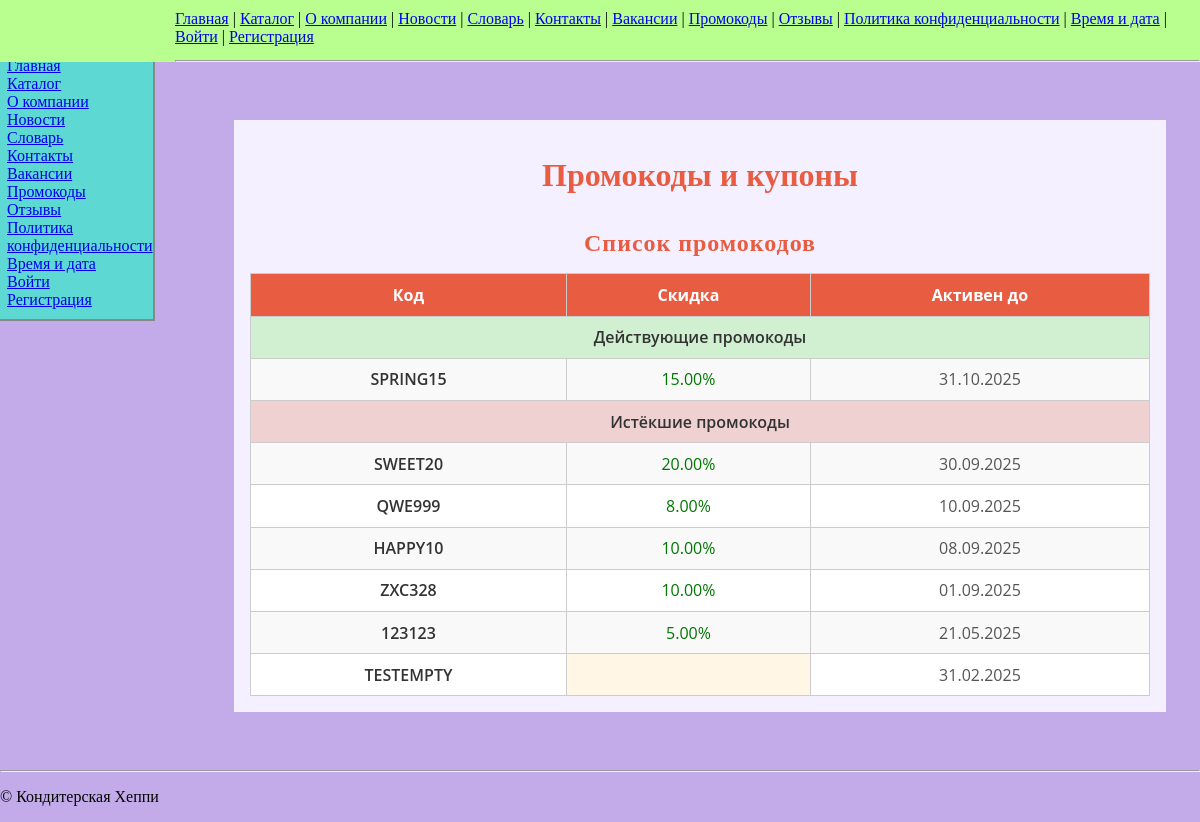
Page /promocodes/ on the committed database.
### shop/models.py (models this page shows, shortened)
class PromoCode(models.Model):
    code       = models.CharField(max_length=50, unique=True)
    discount   = models.DecimalField(max_digits=5, decimal_places=2)
    created_at = models.DateTimeField(auto_now_add=True)
    expires_at = models.DateTimeField(null=True, blank=True)
    @property
    def is_active(self):
        from django.utils import timezone
        if self.expires_at:
            return self.expires_at >= timezone.now()
        return True

### shop/views.py (the view)
# urls.py: re_path(r'^promocodes/$', views.PromoListView.as_view(), name='promocodes'),
class PromoListView(ListView):
    model = PromoCode
    template_name = 'shop/promocodes.html'
    context_object_name = 'promocodes'
    def get_context_data(self, **kwargs):
        context = super().get_context_data(**kwargs)
        now = timezone.now()
        all_codes = PromoCode.objects.all().order_by('-expires_at')
        context['active_promocodes'] = [p for p in all_codes if p.is_active]
        context['expired_promocodes'] = [p for p in all_codes if not p.is_active]
        return context

### shop/templates/shop/promocodes.html (shortened to what this page needs)
{% extends 'base.html' %}
{% block content %}
<div class="promocodes-page">
  <h1>Промокоды и купоны</h1>
  <h2>Список промокодов</h2>
  <table class="promocode-table">
    <thead>
      <tr>
        <th id="code">Код</th>
        <th id="discount">Скидка</th>
        <th id="expires">Активен до</th>
      </tr>
    </thead>
    <tbody>
      {% if active_promocodes %}
        <tr class="section-header">
          <td colspan="3">Действующие промокоды</td>
        </tr>
        {% for p in active_promocodes %}
          <tr>
            <td headers="code">{{ p.code }}</td>
            <td headers="discount">{{ p.discount }}%</td>
            <td headers="expires">{{ p.expires_at|date:"d.m.Y" }}</td>
          </tr>
        {% endfor %}
      {% endif %}
      {% if expired_promocodes %}
        <tr class="section-header expired">
          <td colspan="3">Истёкшие промокоды</td>
        </tr>
        {% for p in expired_promocodes %}
          <tr>
            <td headers="code">{{ p.code }}</td>
            <td headers="discount">{{ p.discount }}%</td>
            <td headers="expires">{{ p.expires_at|date:"d.m.Y" }}</td>
          </tr>
        {% endfor %}
      {% endif %}
      <tr>
        <td>TESTEMPTY</td>
        <td></td>
        <td>31.02.2025</td>
      </tr>
    </tbody>
  </table>
</div>
{% endblock %}

### static/styles.css (style rules this page uses)
body { min-height: 100vh; margin: 0; background: rgba(102, 40, 201, 0.39); }
h2 { font-family: 'Montserrat', Arial, sans-serif; font-size: 1.5em; margin-top: 36px; margin-bottom: 12px; color: #000000; letter-spacing: 0.04em; }
h1 { text-align: center; }
.promocodes-page { max-width: 900px; margin: 40px auto; padding: 1rem; font-family: 'Open Sans', sans-serif; color: #333; background-color: #f4f0ff; }
.promocodes-page h1, .promocodes-page h2 { text-align: center; color: #e85c41; font-family: 'Playfair Display', serif; }
.promocode-table { width: 100%; border-collapse: collapse; margin-top: 1rem; text-align: center; }
.promocode-table th, .promocode-table td { border: 1px solid #ccc; padding: 0.6rem 0.8rem; vertical-align: middle; }
.promocode-table th { background: #e85c41; color: white; font-weight: bold; }
.promocode-table tbody tr:nth-child(even) { background: #f9f9f9; }
.promocode-table tbody tr:nth-child(odd) { background: #ffffff; }
.promocode-table tbody tr.section-header { background: #d1f0d1; font-weight: bold; }
.promocode-table tbody tr.section-header.expired { background: #f0d1d1; }
.promocode-table td:empty { background: #fff6e5; font-style: italic; color: #999; }
.promocode-table td:first-child { font-weight: 600; }
.promocode-table td:nth-child(2) { color: #007700; }
.promocode-table td:nth-child(3) { color: #555555; }

### rows in the picture
PromoCode: code "SPRING15", discount "15.00", expires_at "31.10.2025"
PromoCode: code "SWEET20", discount "20.00", expires_at "30.09.2025"
PromoCode: code "QWE999", discount "8.00", expires_at "10.09.2025"
PromoCode: code "HAPPY10", discount "10.00", expires_at "08.09.2025"
PromoCode: code "ZXC328", discount "10.00", expires_at "01.09.2025"
PromoCode: code "123123", discount "5.00", expires_at "21.05.2025"
